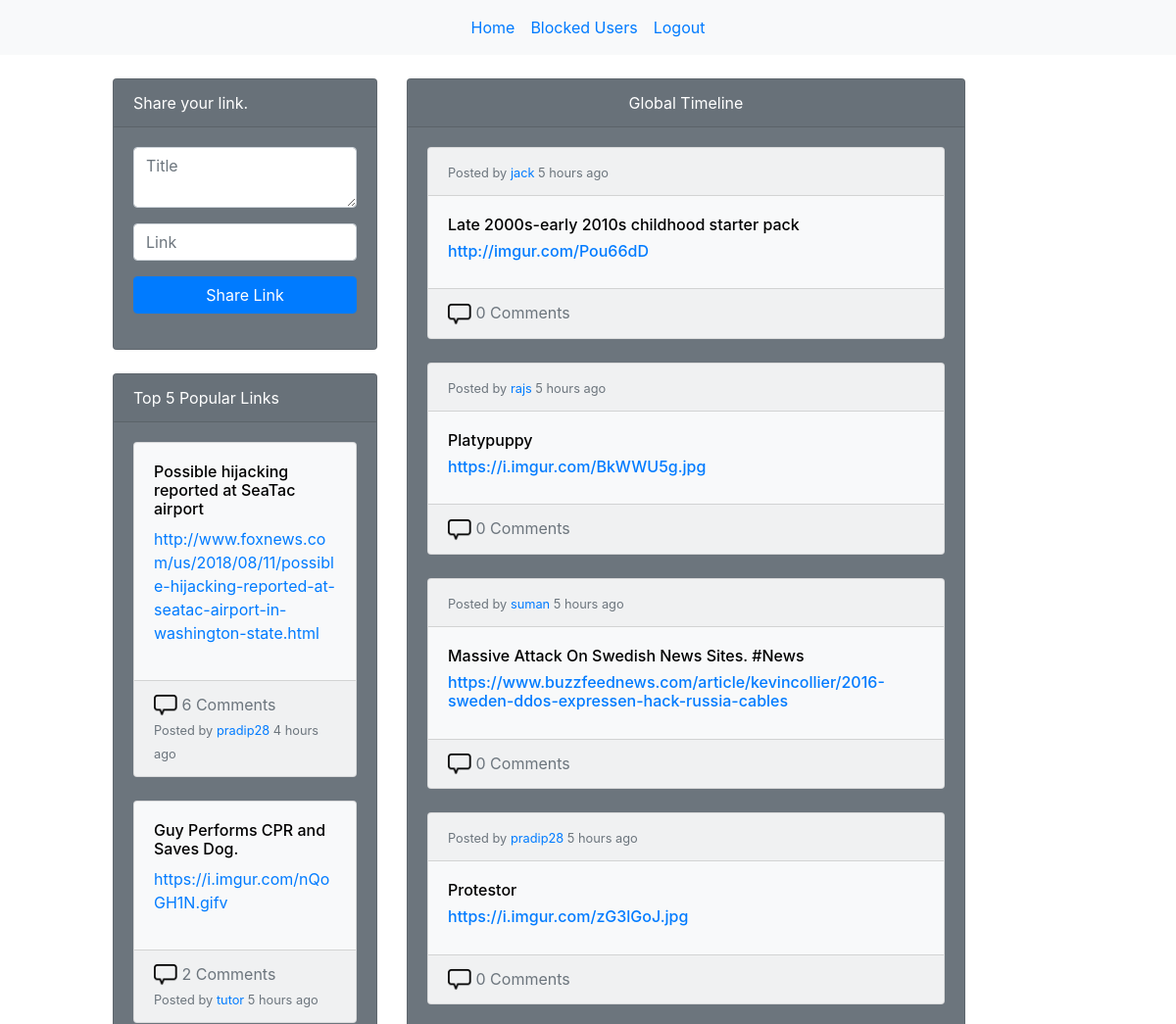
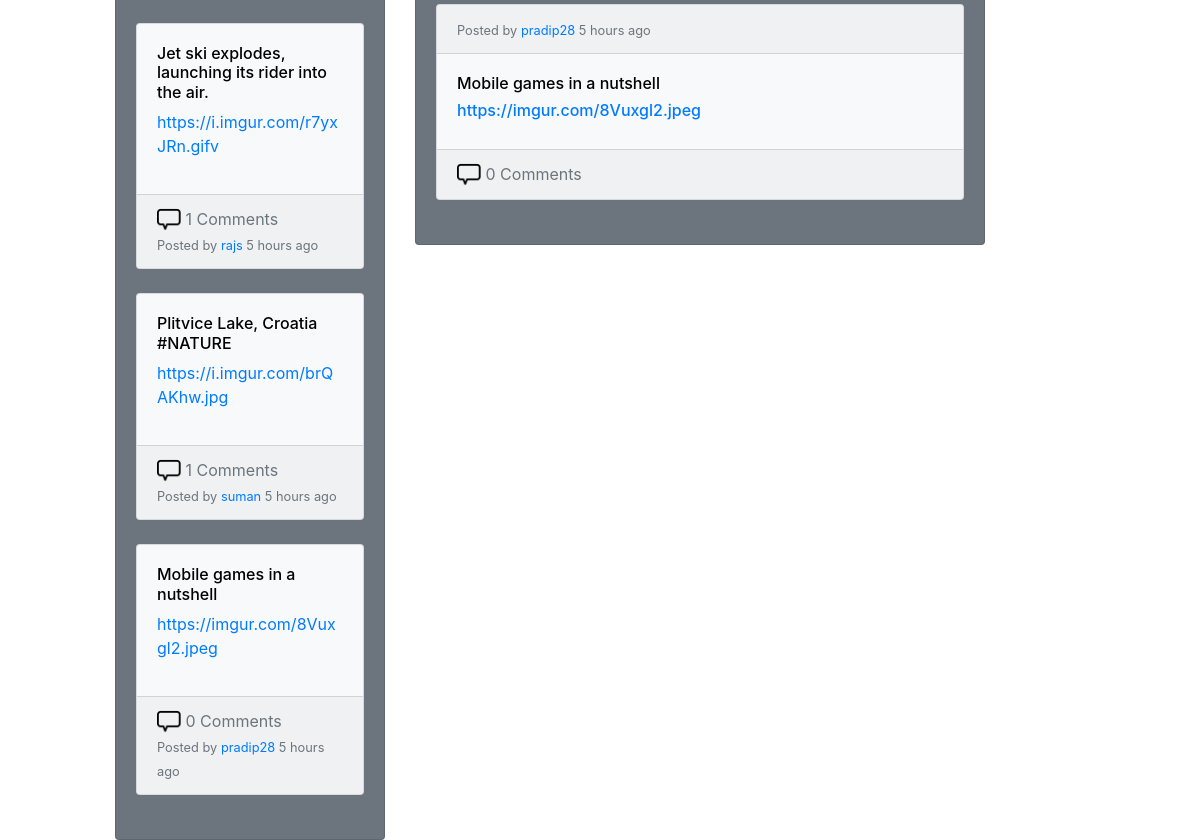
The app's page /home.php (signed in) with its own data (2 pictures, top to bottom).
### tables this page shows
CREATE TABLE `IncenseLink` (
  `id` int(10) NOT NULL,
  `user_id` varchar(10) NOT NULL,
  `datetime` datetime(6) NOT NULL,
  `link_url` varchar(1000) NOT NULL,
  `title` varchar(60) NOT NULL
);

### connection/api.php (called while the page is built, shortened)
<?php
require_once './connection/db_cls_connect.php';
function get_global_timeline(){
    global $conn;
    if(isset($_SESSION['id'])){
        $user=$_SESSION['id'];
        $get_global_timeline="select id, user_id, datetime, link_url, title, ifnull(count, 0) as count from `IncenseLink`  LEFT JOIN  (SELECT count(id) as count, incenselink_id as incense_id FROM `Comment` GROUP BY incenselink_id) AS comment ON IncenseLink.id=comment.incense_id where user_id NOT IN (SELECT blocked_user_id FROM Block where user_id='$user') ORDER BY datetime DESC LIMIT 5";
    }
    $result = mysqli_query($conn, $get_global_timeline);
    if($result){
        return $result;
    }
    else {
        echo 'Error connecting to server';
     }
}
function get_top_5_links(){
      global $conn;
    if(isset($_SESSION['id'])){
        $user=$_SESSION['id'];
        $get_global_timeline="select id, user_id, datetime, link_url, title, ifnull(count, 0) as count from `IncenseLink`  LEFT JOIN  (SELECT count(id) as count, incenselink_id as incense_id FROM `Comment` GROUP BY incenselink_id) AS comment ON IncenseLink.id=comment.incense_id where user_id NOT IN (SELECT blocked_user_id FROM Block where user_id='$user') ORDER BY count DESC LIMIT 5";
    }
    $result = mysqli_query($conn, $get_global_timeline);
    if($result){
        return $result;
    }
    else {
        echo 'Error connecting to server';
     }
}
?>

### connection/actions/timeago.php (called while the page is built)
<?php
function time_elapsed_string($datetime, $full = false) {
    $now = new DateTime;
    $ago = new DateTime($datetime);
    $diff = $now->diff($ago);
    $diff->w = floor($diff->d / 7);
    $diff->d -= $diff->w * 7;
    $string = array(
        'y' => 'year',
        'm' => 'month',
        'w' => 'week',
        'd' => 'day',
        'h' => 'hour',
        'i' => 'minute',
        's' => 'second',
    );
    foreach ($string as $k => &$v) {
        if ($diff->$k) {
            $v = $diff->$k . ' ' . $v . ($diff->$k > 1 ? 's' : '');
        } else {
            unset($string[$k]);
        }
    }
    if (!$full) $string = array_slice($string, 0, 1);
    return $string ? implode(', ', $string) . ' ago' : 'just now';
}
?>

### home.php (the view, shortened to what this page needs)
<?php include './connection/actions/create_link.php'?>
<?php include './connection/api.php';?>
<?php include './connection/actions/timeago.php';?>
<!DOCTYPE html>
<html>
<head>
<?php include './include/header.php';?>
</head>
<body>
<?php include './include/navigation_bar.php'?>
<br/>
<div class='container-fluid'>
    <div  class='row'>
        <div class='col-1'>
        </div>
        <div class='col-3'>
            <div class="card text-white bg-secondary">
            <div class="card-header text-white">
      Share your link.
  </div>
            <div class='card-body' >
            <form id="register-form" name="register_form" role="form" style="display: block;" method="post" action='home.php'>
                  <div class="form-group">
						<textarea type="text" rows=2 name="title" id="title" tabindex="1" class="form-control" placeholder="Title" value=""  required></textarea>
				    </div>
                    <div class="form-group">
						<input type="text" name="link" id="link" tabindex="2" class="form-control" placeholder="Link" value=""  required>
				    </div>
                     <div class="col-xs-12 form-group pull-right">
							<button type="submit" name="link-submit" id="link-submit" tabindex="5" class="form-control btn btn-primary">
							 <span class="spinner"><i class="icon-spin icon-refresh" id="spinner"></i></span> Share Link
							</button>
					  </div>
            </form>
            </div>
        </div>
        <br>
        <div class='card text-white bg-secondary'>
          <div class='card-header'>
            Top 5 Popular Links
          </div>
          <div class='card-body'>
          <?php $result = get_top_5_links()   ?>
          <?php while($res=mysqli_fetch_assoc($result)){?>
            <div class='card text-secondary bg-light'>
              <a href='link.php?id=<?php echo $res["id"]?>' style="text-decoration:none;">
                <div class='card-body'>
                  <strong><h6 style='color: black;'><?php echo $res['title'] ?></h6></strong>
                  <p><?php echo $res['link_url'] ?></p>
                </div>
              </a>
              <div class='card-footer'>
                  <img src='./static/img/comment.png' width='24px' height='24px'/> <?php echo $res['count'] ?> Comments
                  <br/>
                  <small class="text-muted">Posted by <a href="user.php?userid=<?php echo $res['user_id'] ?>"><?php echo $res['user_id']?></a> <?php echo time_elapsed_string($res['datetime'])?></small>
              </div>
              </div>
            <br/>
          <?php } ?>
        </div>
        </div>
        </div>
        <div class='col-6' >
        <div class='card text-white bg-secondary'>
        <div class='card-header text-center'>
          Global Timeline
        </div>
        <div class='card-body'>
          <?php $result = get_global_timeline()   ?>
          <?php while($res=mysqli_fetch_assoc($result)){?>
            <div class='card text-secondary bg-light'>
              <div class='card-header'>
                <div class='row'>
                  <div class='col-10'>
                    <small class="text-muted">Posted by <a href="user.php?userid=<?php echo $res['user_id'] ?>"><?php echo $res['user_id']?></a> <?php echo time_elapsed_string($res['datetime'])?></small>
                  </div>
                  <div class='col-2' >
                  </div>
                </div>
              </div>
              <a href='link.php?id=<?php echo $res["id"]?>' style="text-decoration:none;">
                <div class='card-body'>
                  <strong><h6 style='color: black;'><?php echo $res['title'] ?></h6></strong>
                  <h6><?php echo $res['link_url'] ?></h6>
                </div>
              </a>
              <div class='card-footer'>
                  <img src='./static/img/comment.png' width='24px' height='24px'/> <?php echo $res['count'] ?> Comments
              </div>
              </div>
            <br/>
          <?php } ?>
        </div>
      </div>
        </div>
    </div>
</div>
</body>
</html>

### records on screen
incenselink: title "Possible hijacking reported at SeaTac airport", link_url "http://www.foxnews.com/us/2018/08/11/possible-hijacking-reported-at-seatac-airport-in-washington-state.html", count "6", user "pradip28", datetime "4 hours ago"
incenselink: title "Guy Performs CPR and Saves Dog.", link_url "https://i.imgur.com/nQoGH1N.gifv", count "2", user "tutor", datetime "5 hours ago"
incenselink: title "Jet ski explodes, launching its rider into the air.", link_url "https://i.imgur.com/r7yxJRn.gifv", count "1", user "rajs", datetime "5 hours ago"
incenselink: title "Plitvice Lake, Croatia #NATURE", link_url "https://i.imgur.com/brQAKhw.jpg", count "1", user "suman", datetime "5 hours ago"
incenselink: title "Mobile games in a nutshell", link_url "https://imgur.com/8Vuxgl2.jpeg", count "0", user "pradip28", datetime "5 hours ago"
incenselink: user "jack", datetime "5 hours ago", title "Late 2000s-early 2010s childhood starter pack", link_url "http://imgur.com/Pou66dD", count "0"
incenselink: user "rajs", datetime "5 hours ago", title "Platypuppy", link_url "https://i.imgur.com/BkWWU5g.jpg", count "0"
incenselink: user "suman", datetime "5 hours ago", title "Massive Attack On Swedish News Sites. #News", link_url "https://www.buzzfeednews.com/article/kevincollier/2016-sweden-ddos-expressen-hack-russia-cables", count "0"
incenselink: user "pradip28", datetime "5 hours ago", title "Protestor", link_url "https://i.imgur.com/zG3lGoJ.jpg", count "0"
